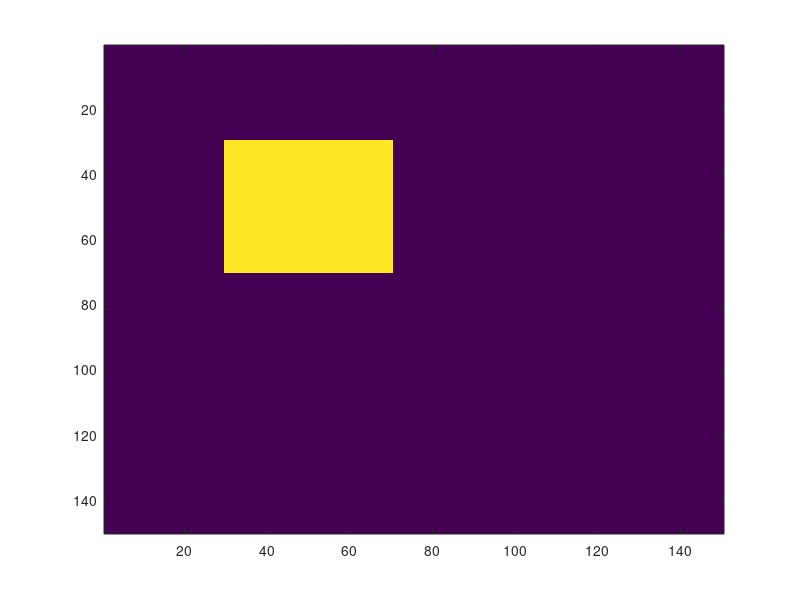
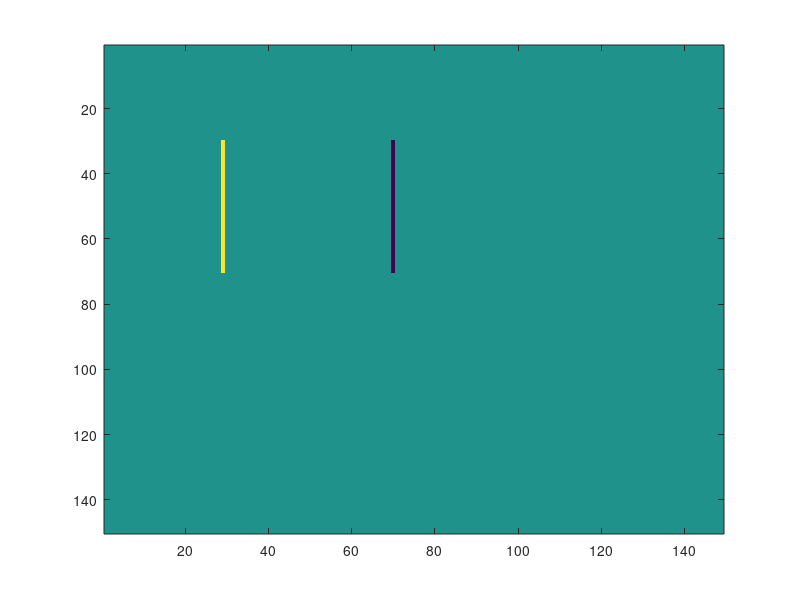
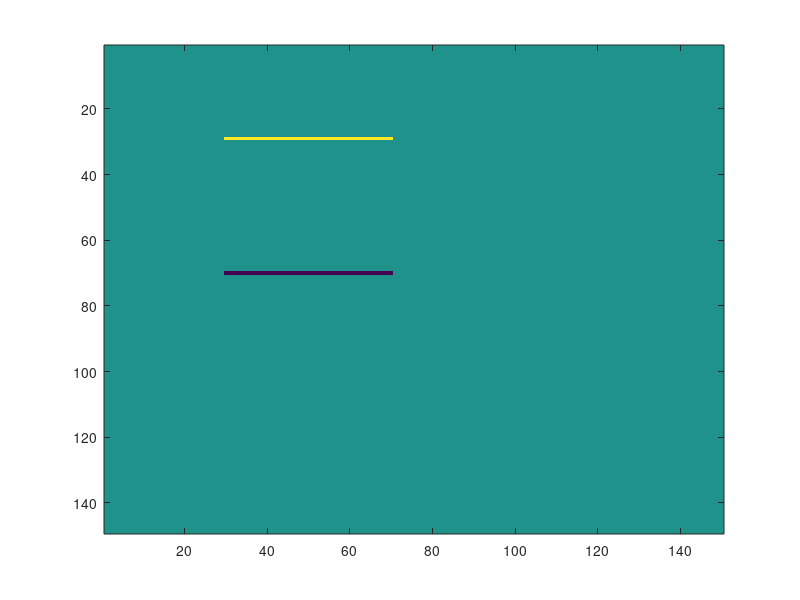

These figures' MATLAB source, in order: (Note: this script raises an error after producing the figures.)
% testDerivative : This is a script for image derivative
%   Input variables
%       None
%   Output variables
%       None
%
%   created : 2019/04/07
%   modified : 2019/04/09

% Initialization
close all;
clear all; clc;

% simple function for generating square image
imf = @(x, y) (x >= 30 & x <= 70) & (y >= 30 & y <= 70);

% generate 150 x 150 meshgrid
[x, y] = meshgrid(1:150, 1:150);

% generate 41 x 41 square
img = double(imf(x, y));

% show original square image
figure('Name', 'original square');
imagesc(img);

% get size of original square image
[row, column] = size(img);
% calculate x-derivative
for i=1:row
    dx(i, :) = diff(img(i, :));
end

% calculate y-derivative
for i=1:column
    dy(:, i) = diff(img(:, i));
end

% show x-derivative image
figure('Name', 'dx of square');
imagesc(dx);

% show y-derivative image
figure('Name', 'dy of square');
imagesc(dy);

%% another image derivative (optional)
% Initialization
clc; clear all;
close all;

% read image of sana who is korean famous singer
sana = imread('sana.jpg');
[row, column, channel] = size(sana);

% show original sana image
figure('Name', 'original image');
imagesc(sana);
axis image; % for maintaining aspect ratio

% index for channel-wise derivative
for i=1:channel
    % index for row-wise derivative
    for j=1:row
        dx(j, :, i) = diff(sana(j, :, i));
    end

    % index for column-wise derivative
    for j=1:column
        dy(:, j, i) = diff(sana(:, j, i));
    end
end

% show x-derivative image
figure('Name', 'dx of sana image');
imagesc(255- dx);
axis image; % for maintaining aspect ratio

% show y-derivative image
figure('Name', 'dy of sana image');
imagesc(255 - dy);
axis image; % for maintaining aspect ratio